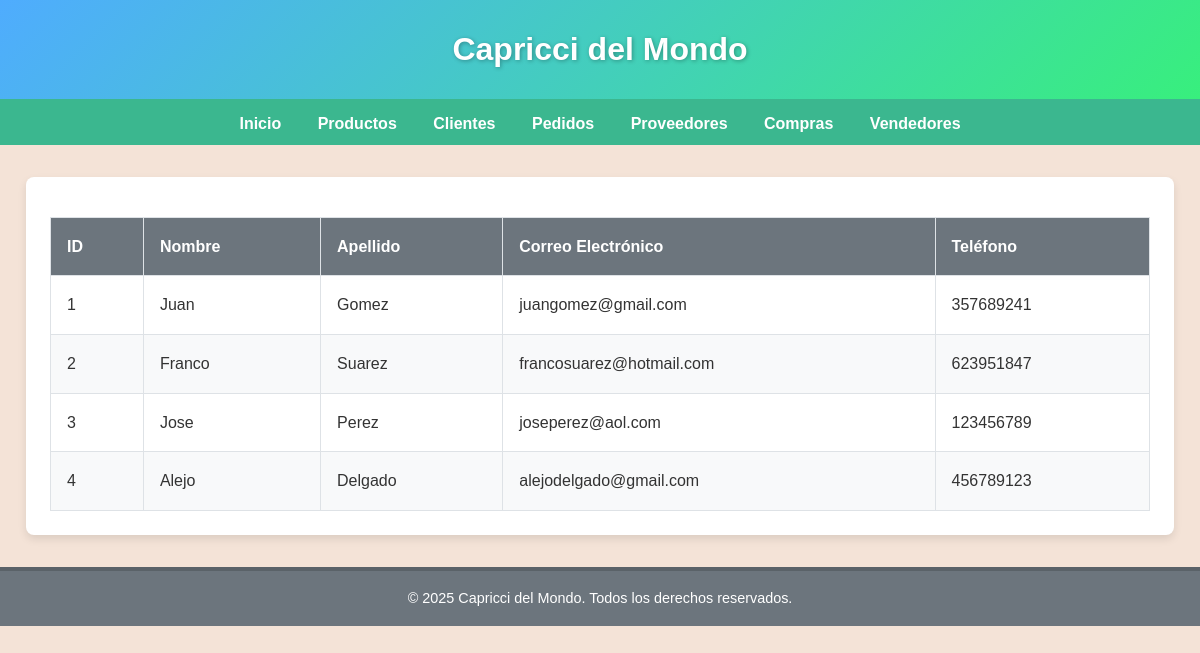
Before: /vendedores/ with the older database file.
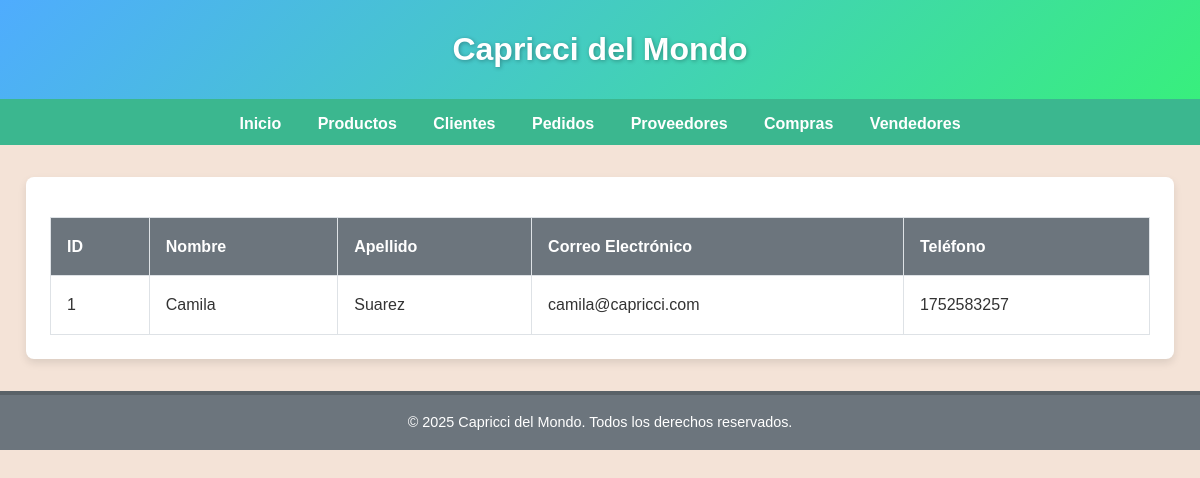
After: the same page with the newer database file.
### myapp/models.py (models this page shows, shortened)
class Vendedor(models.Model):
    nombre = models.CharField(max_length=100)
    apellido = models.CharField(max_length=100)
    email = models.EmailField()
    telefono = models.CharField(max_length=15)

### myapp/views.py (the view)
# urls.py: path("vendedores/", vendedores, name="vendedores"),
def vendedores(request):
    vendedores = Vendedor.objects.all()
    context = {"vendedores": vendedores}
    return render(request, "myapp/vendedores.html", context)

### myapp/templates/myapp/vendedores.html
{% extends 'myapp/base.html' %}
{% block contenido %}
<div class="container">
    <table>
        <thead>
            <tr>
                <th>ID</th>
                <th>Nombre</th>
                <th>Apellido</th>
                <th>Correo Electrónico</th>
                <th>Teléfono</th>
            </tr>
        </thead>
        <tbody>
            {% for vendedor in vendedores %}
            <tr>
                <td>{{ vendedor.id }}</td>
                <td>{{ vendedor.nombre }}</td>
                <td>{{ vendedor.apellido }}</td>
                <td>{{ vendedor.email }}</td>
                <td>{{ vendedor.telefono }}</td>
            </tr>
            {% endfor %}
        </tbody>
    </table>
</div>
{% endblock %}

Changed rows visible on the page:
removed Vendedor: id "2", nombre "Franco", apellido "Suarez", email "francosuarez@hotmail.com", telefono "623951847"
removed Vendedor: id "3", nombre "Jose", apellido "Perez", email "joseperez@aol.com", telefono "123456789"
removed Vendedor: id "4", nombre "Alejo", apellido "Delgado", email "alejodelgado@gmail.com", telefono "456789123"
changed Vendedor id 1: nombre "Juan" → "Camila"; apellido "Gomez" → "Suarez"; email "juangomez@gmail.com" → "camila@capricci.com"; telefono "357689241" → "1752583257"
